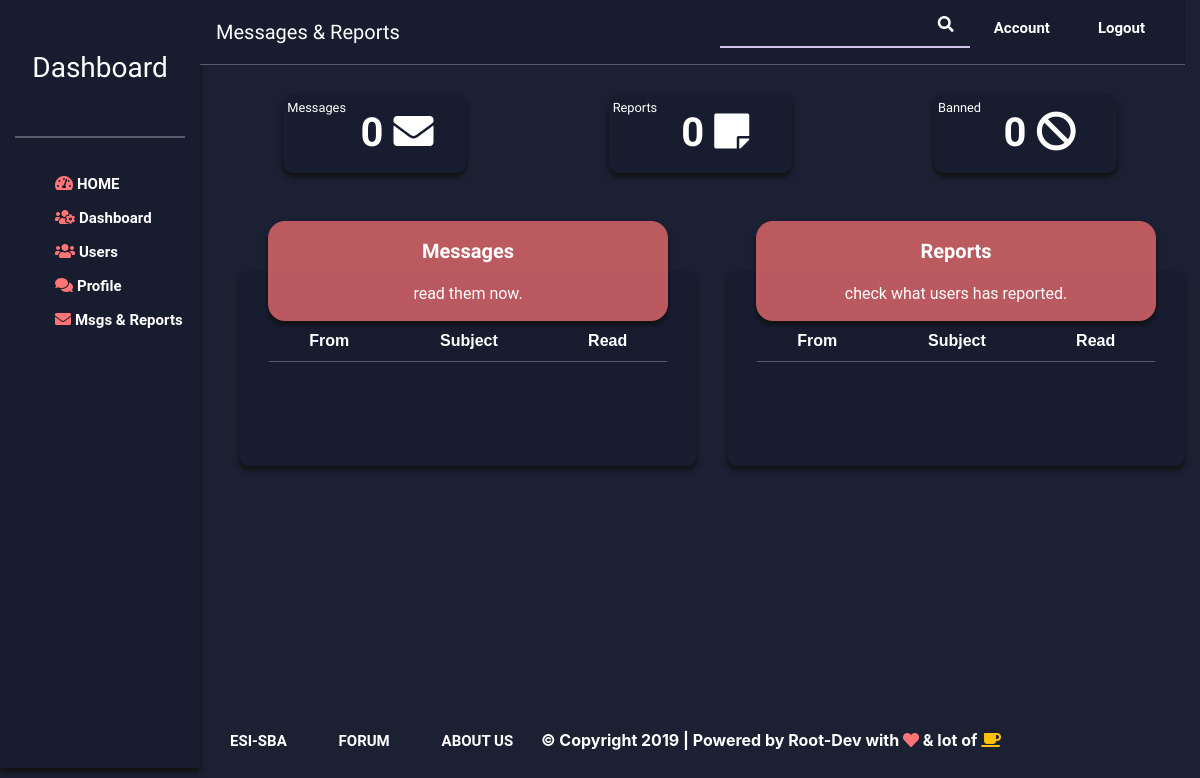
Before: /dashboard/reports/ with the older database file.
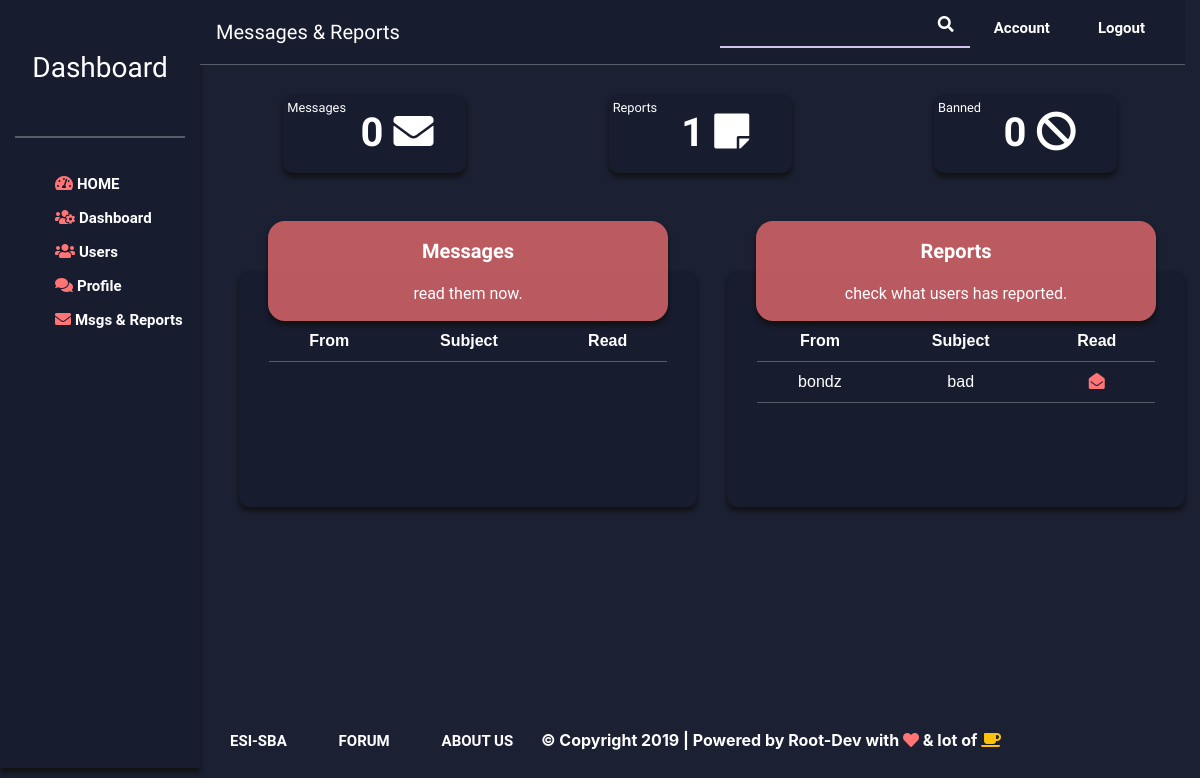
After: the same page with the newer database file.
### Main/models.py (models this page shows)
class Report(models.Model):
    from_user = models.ForeignKey(Utilisateur,on_delete=models.CASCADE,related_query_name="user_from")
    sybject = models.TextField(null=True,blank=True)
    date =models.DateField(auto_now_add=True)
    user_reported = models.ForeignKey(Utilisateur,on_delete=models.CASCADE,related_name="report",related_query_name="user_reported")
    reason=models.TextField(null=True,blank=True)
    topic = models.ForeignKey(Publication,on_delete=models.CASCADE)

class Utilisateur(AbstractUser):
    role = models.CharField(choices=ROLE,default='etudiant',max_length=10)
    banned=models.BooleanField(default=False)
    mod = models.ForeignKey('self', on_delete=models.DO_NOTHING,related_name='mod-ban+',null=True)
    subject=models.CharField(max_length=20,null=True)
    date =models.DateField(auto_now_add=True,null=True)
    duree=models.IntegerField(default=0,null=True)

### Main/views.py (the view)
# urls.py: path('dashboard/reports/',views.ReportListView.as_view(),name='reports'),
class ReportListView(ListView):
    template_name = 'Main/admin/MsgsReports.html'
    context_object_name = 'reports_list'
    def get_context_data(self, **kwargs):
        context = super(ReportListView, self).get_context_data(**kwargs)
        context['messages_list'] = Message.objects.all()
        context['banned_list'] = Utilisateur.objects.all().filter(banned=True)
        return context
    def get_queryset(self):
        return Report.objects.all()

### Main/templates/Main/admin/MsgsReports.html (shortened to what this page needs)
{% load widget_tweaks %}
{% load static %}
<!DOCTYPE html>
<html>
<head>
    <link rel="stylesheet" href="{% static "css/user.css" %}" >
    <link rel="stylesheet" href="{% static "css/style.css" %}">
    <link rel="stylesheet" href="{% static "css/bootstrap.css" %}">
    <link rel="stylesheet" href="https://cdn.jsdelivr.net/npm/bootstrap-select@1.13.10/dist/css/bootstrap-select.min.css">
    <link rel="stylesheet" href="https://use.fontawesome.com/releases/v5.8.1/css/all.css"
>
</head>
<body>
    <div class="container-fluid">
        <div class="row">
            <div class="col-2 sidebar-dash">
                <h3 class="mb-4" id="logo-dash">Dashboard</h3>
                <div id="line-dash"></div>
                <div>
                    <ul>
                       <li>
                            <span class="fa fa-tachometer-alt icons"></span>
                            <a href="{%url 'home'%}" class="menu-item">HOME</a></li>
                        <li>
                            <span class="fa fa-users-cog icons"></span>
                            <a href="{%url 'dashboard'%}" class="menu-item">Dashboard</a></li>
                        <li>
                            <span class="fa fa-users icons"></span>
                            <a href="{%url 'users'%}" class="menu-item">Users</a></li>
                        <li>
                            <span class="fa fa-comments icons"></span>
                            <a href="{%url 'edituser'%}" class="menu-item"> Profile</a></li>
                        <li>
                            <span class="fa fa-envelope icons"></span>
                            <a href="{%url 'reports'%}" class="menu-item"> Msgs & Reports</a></li>
                    </ul>
                </div>
            </div>
            <div class="col-10 pl-0">
                <nav class="navbar navbar-expand" role="dashboard">
                    <a class="navbar-brand"> Messages & Reports</a>
                    <ul class="navbar-nav ml-auto">
                        <li class="nav-item float-right">
                             <label class="field a-field a-field_a1 page__field pt-0 mr-4">
                                        <input class="field__input a-field__input" type="text" placeholder="Search" value="">
                                        <span class="a-field__label-wrap">
                                                <span class="fa fa-search float-right mt-2 mr-3"></span>
                                        </span>
                                    </label>
                        </li>
                        <li class="nav-item float-right mt-2">
                            <a href="{% url 'edituser' %}" class="mr-4 menu-item">Account</a>
                        </li>
                        <li class="nav-item float-right mt-2">
                            <a href="{% url 'logout' %}" class="mr-4 ml-4 menu-item">Logout</a>
                        </li>
                    </ul>
                </nav>
                <div class="row ml-4">
                        <div class="col-4">
                                <div id="members">
                                    <small class="float-left mt-1 ml-1">Messages</small>
                                    <div class="text-dash">
                                {{messages_list|length}} <span class="fa fa-envelope"></span>
                                </div>
                            </div>
                        </div>
                        <div class="col-4">
                                <div id="total-topics">
                                    <small class="float-left mt-1 ml-1">Reports</small>
                                    <div class="text-dash">
                                {{reports_list|length}} <span class="fa fa-sticky-note"></span>
                                </div>
                            </div>
                        </div>
                        <div class="col-4">
                            <div id="online">
                                <small class="float-left mt-1 ml-1">Banned</small>
                                <div class="text-dash">
                                        {{banned_list.count}} <span class="fa fa-ban"></span>
                                </div>
                            </div>
                        </div>
                    </div>
                <div class="row ml-4">
                    <div class="col-md-6 mt-4">
                        <div class="box mt-4 text-center">
                            <p style="text-align:center;">Messages</p>
                            <span class="table-caption">
                                read them now. </span>
                        </div>
                        <div class="tab">
                            <table>
                                <tr>
                                    <th>From</th>
                                    <th>Subject</th>
                                    <th>Read</th>
                                </tr>
                            </table>
                        </div>
                    </div>
                    <div class="col-md-6 mt-4">
                            <div class="box mt-4 text-center">
                                <p style="text-align:center;">Reports</p>
                                <span class="table-caption">
                                    check what users has reported. </span>
                            </div>
                            <div class="tab">
                                <table>
                                    <tr>
                                        <th>From</th>
                                        <th>Subject</th>
                                        <th>Read</th>
                                    </tr>
                                     {% for report in reports_list  %}
                                        <tr class="cursor" data-toggle="modal" data-target="#reportPop{{report.id}}">
                                            <td>{{report.from_user.username}}</td>
                                            <td>{{report.sybject}}</td>
                                            <td><span class="fa fa-envelope-open icons"></span></td>
                                        </tr>
                                     {% endfor %}
                                </table>
                            </div>
                        </div>
                </div>
                <footer class="footer">
                        <a href="#" class="menu-item mr-4">ESI-SBA</a>
                        <a href="#" class="menu-item ml-4 mr-4">FORUM</a>
                        <a href="#" class="menu-item ml-4 mr-4">ABOUT US</a>
                        <span class="">&copy; Copyright 2019 | Powered by Root-Dev with
                            <span class="fa fa-heart icons"></span> & lot of <span class="fa fa-coffee text-warning"></span>
                        </span>
                    </footer>
            </div>
        </div>
    </div>
</html>

### Main/static/css/user.css (style rules this page uses)
body { background: rgba(23, 28, 47, 0.98) !important; }
label { position: relative; }
a { color: white; }
table { font-family: arial, sans-serif; border-collapse: collapse; width: 100%; margin: 0 auto; }
td, tr,th { border-bottom: 1px solid rgba(255, 255, 255, 0.28); text-align: center; padding: 8px; color:#fff; }
th { padding-top: 7%; }
h3 { color: #fff; text-align: center; }
.icons { color: #ff7474; }
.menu-item { font-size: 15px; font-family: Roboto; font-weight: bold; margin-bottom: 10%; color: white; }
.sidebar-dash { float: left; height: 768px; background-color: #171c2f; font-family: 'Ubuntu', sans-serif; box-shadow: 0px 4px 5px #111111; }
.sidebar-dash ul { margin-top: 10px; display:table; }
.sidebar-dash ul li { list-style-type: none; color: #171c2f; margin-bottom: 10px; }
#logo-dash { margin-top: 30%; margin-bottom: 30%; }
#line-dash { margin-top: 30%; margin-bottom: 20%; border: 1px solid rgba(255, 255, 255, 0.28); }
.navbar[role="dashboard"] { background-color: #171c2f; color: white; border-bottom: 1px solid rgba(255, 255, 255, 0.28); font-family: 'Ubuntu', sans-serif; }
.box { width: 400px; height: 100px; background: rgba(255, 116, 116, 0.7); margin: -50px auto; position: relative; text-align: center !important; font-family: 'Ubuntu', sans-serif; padding-top: 15px; border-radius: 17px; text-decoration-color: #fff; opacity: 1; box-shadow: 0px 4px 5px #111111; }
.box p { color: white; font-size: 20px; font-weight: bold; text-align: center !important; }
.table-caption { margin-top: 10%; color: white; font-family: Roboto; font-style: normal; font-weight: normal; font-size: 16px; }
.tab { padding: 30px; background: #171c2f; border-radius: 10px; font-family: 'Ubuntu', sans-serif; color: #FFFFFF; box-shadow: 0px 4px 5px #111111; height: 100%; }
#members, #total-topics, #online { margin: 0 auto; text-align: center; color: white; font-weight: bold; margin-top: 29px; width: 183px; height: 79px; background: #171C2F; border-radius: 10px; box-shadow: 0px 4px 5px #111111; font-family: Iceberg; }
#members { float: left; margin-left: 15%; }
#online { float: left; margin-left: 15%; }
#total-topics { float:left; margin-left: 15%; }
.text-dash { text-align: center; margin-top: 5%; margin-right: 10%; font-size: 40px; }
.footer { position: absolute; bottom: 0; color: white; left: 3%; font-weight: bold; height: 2.5rem; }
.field { --uiFieldPlaceholderColor: var(--fieldPlaceholderColor, #767676); }
.field__input { background-color: transparent; border-radius: 0; border: none; color: white; -webkit-appearance: none; -moz-appearance: none; font-family: inherit; font-size: 1em; }
.a-field { display: inline-block; }
.a-field__input { display: block; box-sizing: border-box; width: 100%; }
.a-field { --uiFieldHeight: var(--fieldHeight, 40px); --uiFieldBorderWidth: var(--fieldBorderWidth, 2px); --uiFieldBorderColor: var(--fieldBorderColor); --uiFieldFontSize: var(--fieldFontSize, 1em); --uiFieldHintFontSize: var(--fieldHintFontSize, 1em); --uiFieldPaddingRight: var(--fieldPaddingRight, 15px); --uiFieldPaddingBottom: var(--fieldPaddingBottom, 15px); --uiFieldPaddingLeft: var(--fieldPaddingLeft, 15px); position: relative; box-sizing: border-box; font-size: var(--uiFieldFontSize); padding-top: 1em; }
.a-field .a-field__input { height: var(--uiFieldHeight); padding: 0 var(--uiFieldPaddingRight) 0 var(--uiFieldPaddingLeft); border-bottom: var(--uiFieldBorderWidth) solid var(--uiFieldBorderColor); }
.a-field .a-field__label-wrap { box-sizing: border-box; width: 100%; height: var(--uiFieldHeight); color: white; pointer-events: none; cursor: text; position: absolute; bottom: 0; left: 0; }
.a-field_a1 .a-field__input { transition: border-color .2s ease-out; will-change: border-color; }
.field { --fieldBorderColor: #d1c4e9; --fieldBorderColorActive: #ff7474; }

Changed rows visible on the page:
added Report: from_user.username "bondz", sybject "bad"
Other visible differences:
{{ reports_list|length }}: "0" → "1"
